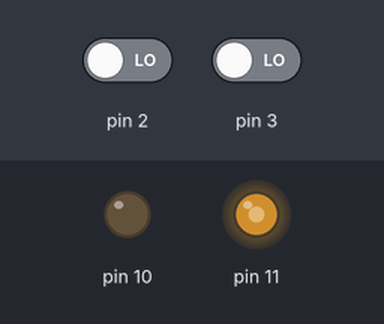
This sketch was run on a simulated Arduino Uno, built with avr-gcc and run on an emulated ATmega328P. Shown: output pins drawn as LEDs (lit = HIGH). The test bench sets the inputs (shaded band); at power-on: pin 2 LOW, pin 3 LOW. What the sketch prints to the serial monitor is not drawn.

Above: at 0.1 s.
Timing chart, 0 to 1.6 s (numbered marks = the images above):
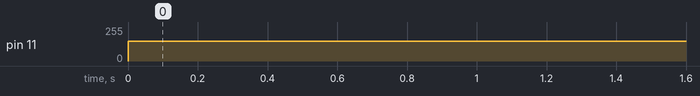

Measured:
- by itself, pin 11: 0/255 → 150/255 at 0.00 s

The sketch:

TEST_LINE_RELE.ino
```cpp
int MO = 150;
int fem1 = 0,fem2 = 0;
void setup()
{
    Serial.begin (9600);
}
void loop()
{
 IN();
 IG();
  Serial.print(fem1);
  Serial.print(" L ");
  Serial.print(fem2);
  Serial.println(" R ");
}
void GO ()
{
  digitalWrite(12, HIGH);
  analogWrite(10, MO);
  analogWrite(11, MO);
  digitalWrite(13, HIGH);
}
void BACK ()
{
  digitalWrite(12, LOW);
  analogWrite(10, MO);
  analogWrite(11, MO);
  digitalWrite(13, LOW);
}
void STOP ()
{
  digitalWrite(12, HIGH);
  analogWrite(10, 0);
  analogWrite(11, 0);
  digitalWrite(13, HIGH);
}
void LEFT ()
{
  digitalWrite(12, LOW);
  analogWrite(10, 0);
  analogWrite(11, MO);
  digitalWrite(13, HIGH);
}
void RIGHT ()
{
  digitalWrite(12, HIGH);
  analogWrite(10, MO);
  analogWrite(11, 0);
  digitalWrite(13, LOW);
}
void IN ()
{
  fem1 = digitalRead(2);
  fem2 = digitalRead(3);
}
void IG ()
{
 if (fem1>300,fem2>300)GO();
 if (fem1>300,fem2<300)LEFT();
 if (fem1<300,fem2>300)RIGHT();
}
```
